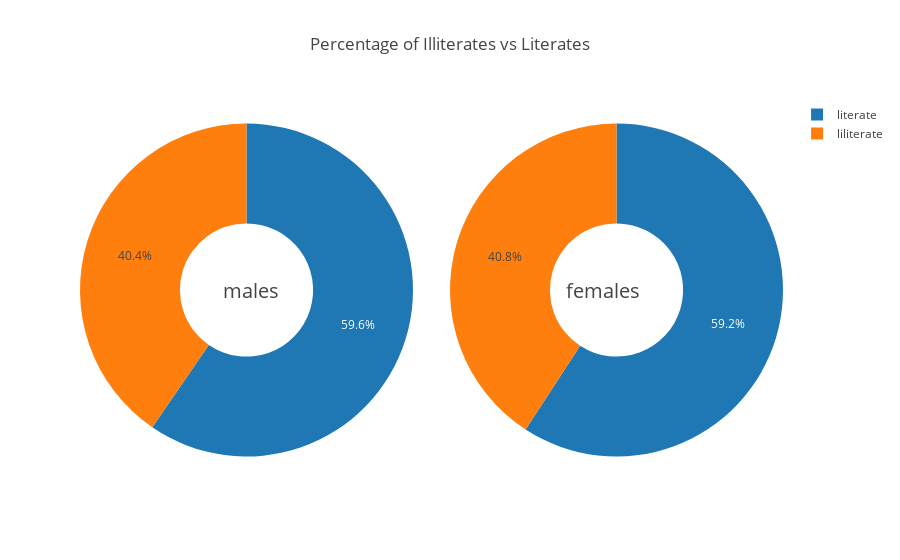

The notebook cell saved with this chart:
### Code cell
p1 = (df_basics_hh['hh_lit_female'].sum()*100)/df_basics_hh['hh_female'].sum() # female literate
p2 = (df_basics_hh['hh_lit_male'].sum()*100)/df_basics_hh['hh_male'].sum() # male literate

p11 = 100 - p1
p22 = 100 - p2 


fig = {
  "data": [
    {
      "values": [p1, p11],
      "labels": [
        "literate",
        "liliterate"
      ],
      "domain": {"column": 0},
      "hoverinfo":"label+percent",
      "hole": .4,
      "type": "pie"
    },
    {
      "values": [p2, p22],
      "labels": [
        "literate",
        "liliterate"
      ],
      "textposition":"inside",
      "domain": {"column": 1},
      "hoverinfo":"label+percent",
      "hole": .4,
      "type": "pie"
    }],
  "layout": {
        "title":"Percentage of Illiterates vs Literates",
        "grid": {"rows": 1, "columns": 2},
        "annotations": [
            {
                "font": {
                    "size": 20
                },
                "showarrow": False,
                "text": "males",
                "x": 0.20,
                "y": 0.5
            },
            {
                "font": {
                    "size": 20
                },
                "showarrow": False,
                "text": "females",
                "x": 0.8,
                "y": 0.5
            }
        ]
    }
}
py.offline.iplot(fig, filename='donut')

### Figure 1 — Plotly figure (JSON) as saved in the notebook; plotly's stock layout.template omitted (floating-point values rounded to 4 significant figures)
{"data": [{"domain": {"column": 0}, "hole": 0.4, "hoverinfo": "label+percent", "labels": ["literate", "liliterate"], "type": "pie", "uid": "0ebbeed5-a874-4a47-aa93-47e8f9d7e6b1", "values": [59.57, 40.43]}, {"domain": {"column": 1}, "hole": 0.4, "hoverinfo": "label+percent", "labels": ["literate", "liliterate"], "textposition": "inside", "type": "pie", "uid": "a864b120-c91c-4a81-ac10-4afe05e09a48", "values": [59.19, 40.81]}], "layout": {"annotations": [{"font": {"size": 20}, "showarrow": false, "text": "males", "x": 0.2, "y": 0.5}, {"font": {"size": 20}, "showarrow": false, "text": "females", "x": 0.8, "y": 0.5}], "grid": {"columns": 2, "rows": 1}, "title": {"text": "Percentage of Illiterates vs Literates"}}}
